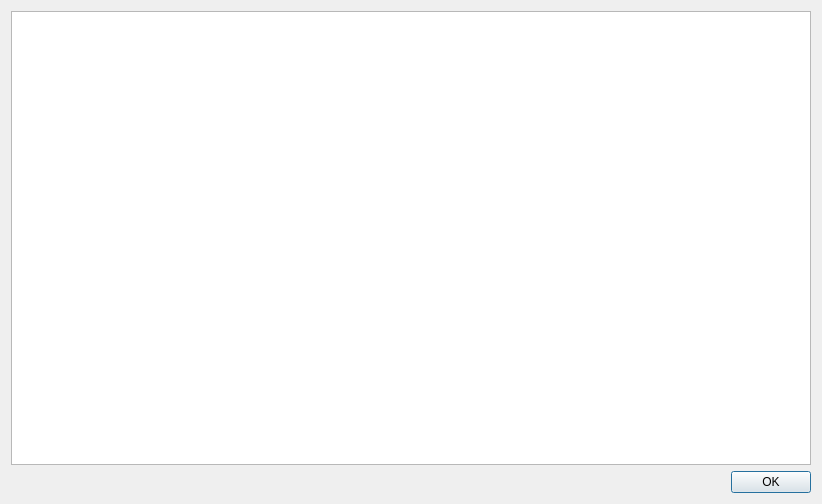
<?xml version="1.0" encoding="UTF-8"?>
<ui version="4.0">
 <class>MethodsView</class>
 <widget class="QDialog" name="MethodsView">
  <property name="geometry">
   <rect>
    <x>0</x>
    <y>0</y>
    <width>822</width>
    <height>504</height>
   </rect>
  </property>
  <property name="windowTitle">
   <string>Dialog</string>
  </property>
  <layout class="QVBoxLayout" name="verticalLayout">
   <item>
    <widget class="QTableView" name="methodsView">
     <property name="selectionMode">
      <enum>QAbstractItemView::NoSelection</enum>
     </property>
     <attribute name="verticalHeaderVisible">
      <bool>false</bool>
     </attribute>
    </widget>
   </item>
   <item>
    <widget class="QDialogButtonBox" name="buttonBox">
     <property name="orientation">
      <enum>Qt::Horizontal</enum>
     </property>
     <property name="standardButtons">
      <set>QDialogButtonBox::Ok</set>
     </property>
    </widget>
   </item>
  </layout>
 </widget>
 <resources/>
 <connections>
  <connection>
   <sender>buttonBox</sender>
   <signal>accepted()</signal>
   <receiver>MethodsView</receiver>
   <slot>accept()</slot>
   <hints>
    <hint type="sourcelabel">
     <x>248</x>
     <y>254</y>
    </hint>
    <hint type="destinationlabel">
     <x>157</x>
     <y>274</y>
    </hint>
   </hints>
  </connection>
  <connection>
   <sender>buttonBox</sender>
   <signal>rejected()</signal>
   <receiver>MethodsView</receiver>
   <slot>reject()</slot>
   <hints>
    <hint type="sourcelabel">
     <x>316</x>
     <y>260</y>
    </hint>
    <hint type="destinationlabel">
     <x>286</x>
     <y>274</y>
    </hint>
   </hints>
  </connection>
 </connections>
</ui>
